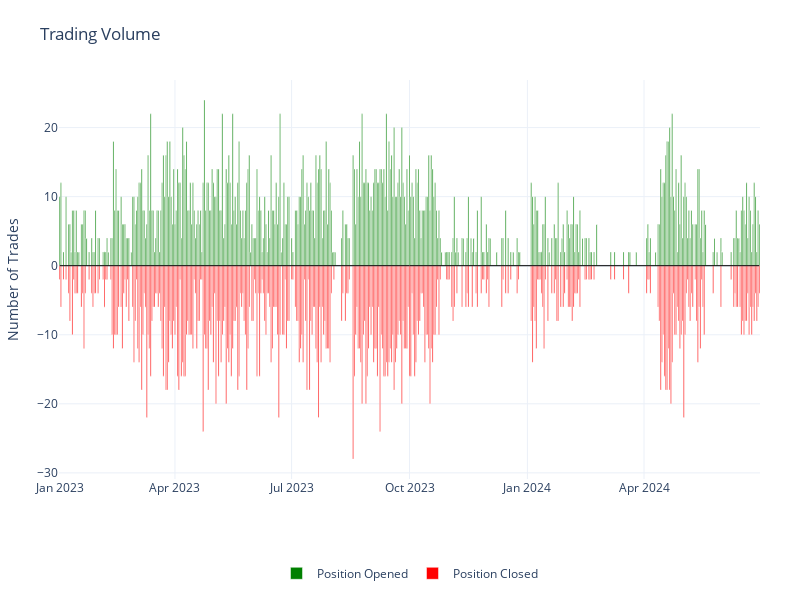

Write notebook code for a chart like this one.
### Code cell
import pandas as pd
import plotly.graph_objects as go

trades_filepath = './results/test/trades_log.csv'
trades_df = pd.read_csv(trades_filepath)

trades_df['open_time'] = pd.to_datetime(trades_df['open_time'])
trades_df['close_time'] = pd.to_datetime(trades_df['close_time'])

trades_df['open_date'] = trades_df['open_time'].dt.date
trades_df['close_date'] = trades_df['close_time'].dt.date

trades_opened_per_day = trades_df['open_date'].value_counts().sort_index()

trades_closed_per_day = trades_df['close_date'].value_counts().sort_index()

trades_counts = pd.DataFrame({
    'date': pd.to_datetime(trades_opened_per_day.index),
    'trades_opened': trades_opened_per_day.values,
    'trades_closed': -trades_closed_per_day.reindex(trades_opened_per_day.index, fill_value=0).values
})

fig = go.Figure()

fig.add_trace(go.Bar(
    x=trades_counts['date'],
    y=trades_counts['trades_opened'],
    name='Position Opened',
    marker_color='green',
    opacity=1.0
))

fig.add_trace(go.Bar(
    x=trades_counts['date'],
    y=trades_counts['trades_closed'],
    name='Position Closed',
    marker_color='red',
    opacity=1.0
))

fig.add_shape(
    type="line",
    x0=trades_counts['date'].min(), x1=trades_counts['date'].max(),
    y0=0, y1=0,
    line=dict(color="black", width=1)
)

fig.update_layout(
    title='Trading Volume',
    yaxis_title='Number of Trades',
    barmode='relative',
    template='plotly_white',
    width=800,
    height=600,
    margin=dict(l=40, r=40, t=80, b=40), 
    legend=dict(
        orientation='h',
        x=0.5,
        y=-0.2,
        xanchor='center',
        yanchor='top'
    )
)

fig.update_xaxes(
    tickformat='%b %Y',
    tickangle=0,
    showgrid=True,
    zeroline=True,
    showticklabels=True,
    dtick='M3'
)

fig.show()

### Figure 1 — Plotly figure (JSON) as saved in the notebook; plotly's stock layout.template omitted (floating-point values rounded to 4 significant figures; data arrays with more than 128 entries replaced by an {"elided": "..."} marker saying what was removed)
{"data": [{"marker": {"color": "green"}, "name": "Position Opened", "opacity": 1, "type": "bar", "x": {"elided": "432 str values"}, "y": {"elided": "432 int values"}}, {"marker": {"color": "red"}, "name": "Position Closed", "opacity": 1, "type": "bar", "x": {"elided": "432 str values"}, "y": {"elided": "432 int values"}}], "layout": {"barmode": "relative", "height": 600, "legend": {"orientation": "h", "x": 0.5, "xanchor": "center", "y": -0.2, "yanchor": "top"}, "margin": {"b": 40, "l": 40, "r": 40, "t": 80}, "shapes": [{"line": {"color": "black", "width": 1}, "type": "line", "x0": "2023-01-01T00:00:00", "x1": "2024-06-30T00:00:00", "y0": 0, "y1": 0}], "title": {"text": "Trading Volume"}, "width": 800, "xaxis": {"dtick": "M3", "showgrid": true, "showticklabels": true, "tickangle": 0, "tickformat": "%b %Y", "zeroline": true}, "yaxis": {"title": {"text": "Number of Trades"}}}}
